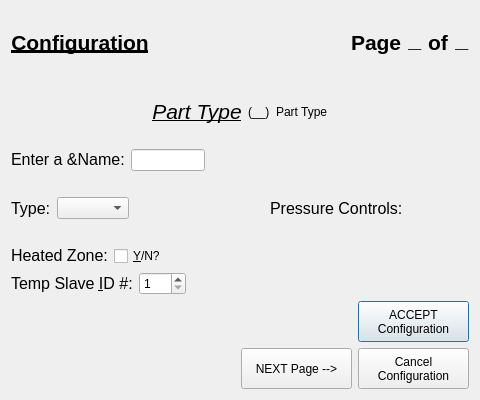
<?xml version="1.0" encoding="UTF-8"?>
<ui version="4.0">
 <class>ConfigureDialog2</class>
 <widget class="QDialog" name="ConfigureDialog2">
  <property name="geometry">
   <rect>
    <x>0</x>
    <y>0</y>
    <width>480</width>
    <height>400</height>
   </rect>
  </property>
  <property name="windowTitle">
   <string>Dialog</string>
  </property>
  <layout class="QHBoxLayout" name="horizontalLayout_11">
   <item>
    <layout class="QVBoxLayout" name="verticalLayout_2">
     <item>
      <layout class="QHBoxLayout" name="horizontalLayout">
       <item>
        <widget class="QLabel" name="label_3">
         <property name="text">
          <string>&lt;!DOCTYPE HTML PUBLIC &quot;-//W3C//DTD HTML 4.0//EN&quot; &quot;http://www.w3.org/TR/REC-html40/strict.dtd&quot;&gt;
&lt;html&gt;&lt;head&gt;&lt;meta name=&quot;qrichtext&quot; content=&quot;1&quot; /&gt;&lt;style type=&quot;text/css&quot;&gt;
p, li { white-space: pre-wrap; }
&lt;/style&gt;&lt;/head&gt;&lt;body style=&quot; font-family:'MS Shell Dlg 2'; font-size:8.25pt; font-weight:400; font-style:normal;&quot;&gt;
&lt;p align=&quot;center&quot; style=&quot; margin-top:0px; margin-bottom:0px; margin-left:0px; margin-right:0px; -qt-block-indent:0; text-indent:0px;&quot;&gt;&lt;span style=&quot; font-size:16pt; font-weight:600; text-decoration: underline;&quot;&gt;Configuration&lt;/span&gt;&lt;/p&gt;&lt;/body&gt;&lt;/html&gt;</string>
         </property>
        </widget>
       </item>
       <item>
        <spacer name="horizontalSpacer">
         <property name="orientation">
          <enum>Qt::Horizontal</enum>
         </property>
         <property name="sizeHint" stdset="0">
          <size>
           <width>268</width>
           <height>20</height>
          </size>
         </property>
        </spacer>
       </item>
       <item>
        <widget class="QLabel" name="pageLabel">
         <property name="text">
          <string>&lt;!DOCTYPE HTML PUBLIC &quot;-//W3C//DTD HTML 4.0//EN&quot; &quot;http://www.w3.org/TR/REC-html40/strict.dtd&quot;&gt;
&lt;html&gt;&lt;head&gt;&lt;meta name=&quot;qrichtext&quot; content=&quot;1&quot; /&gt;&lt;style type=&quot;text/css&quot;&gt;
p, li { white-space: pre-wrap; }
&lt;/style&gt;&lt;/head&gt;&lt;body style=&quot; font-family:'MS Shell Dlg 2'; font-size:8.25pt; font-weight:400; font-style:normal;&quot;&gt;
&lt;p style=&quot; margin-top:0px; margin-bottom:0px; margin-left:0px; margin-right:0px; -qt-block-indent:0; text-indent:0px;&quot;&gt;&lt;span style=&quot; font-size:16pt; font-weight:600;&quot;&gt;Page&lt;/span&gt;&lt;/p&gt;&lt;/body&gt;&lt;/html&gt;</string>
         </property>
        </widget>
       </item>
       <item>
        <widget class="QLabel" name="curPageLabel">
         <property name="text">
          <string>__</string>
         </property>
        </widget>
       </item>
       <item>
        <widget class="QLabel" name="pageLabel_2">
         <property name="text">
          <string>&lt;!DOCTYPE HTML PUBLIC &quot;-//W3C//DTD HTML 4.0//EN&quot; &quot;http://www.w3.org/TR/REC-html40/strict.dtd&quot;&gt;
&lt;html&gt;&lt;head&gt;&lt;meta name=&quot;qrichtext&quot; content=&quot;1&quot; /&gt;&lt;style type=&quot;text/css&quot;&gt;
p, li { white-space: pre-wrap; }
&lt;/style&gt;&lt;/head&gt;&lt;body style=&quot; font-family:'MS Shell Dlg 2'; font-size:8.25pt; font-weight:400; font-style:normal;&quot;&gt;
&lt;p style=&quot; margin-top:0px; margin-bottom:0px; margin-left:0px; margin-right:0px; -qt-block-indent:0; text-indent:0px;&quot;&gt;&lt;span style=&quot; font-size:16pt; font-weight:600;&quot;&gt;of&lt;/span&gt;&lt;/p&gt;&lt;/body&gt;&lt;/html&gt;</string>
         </property>
        </widget>
       </item>
       <item>
        <widget class="QLabel" name="totPageLabel">
         <property name="text">
          <string>__</string>
         </property>
        </widget>
       </item>
      </layout>
     </item>
     <item>
      <layout class="QHBoxLayout" name="horizontalLayout_4">
       <item>
        <spacer name="horizontalSpacer_3">
         <property name="orientation">
          <enum>Qt::Horizontal</enum>
         </property>
         <property name="sizeHint" stdset="0">
          <size>
           <width>198</width>
           <height>20</height>
          </size>
         </property>
        </spacer>
       </item>
       <item>
        <layout class="QHBoxLayout" name="horizontalLayout_2">
         <item>
          <widget class="QLabel" name="typeLabel">
           <property name="text">
            <string>&lt;!DOCTYPE HTML PUBLIC &quot;-//W3C//DTD HTML 4.0//EN&quot; &quot;http://www.w3.org/TR/REC-html40/strict.dtd&quot;&gt;
&lt;html&gt;&lt;head&gt;&lt;meta name=&quot;qrichtext&quot; content=&quot;1&quot; /&gt;&lt;style type=&quot;text/css&quot;&gt;
p, li { white-space: pre-wrap; }
&lt;/style&gt;&lt;/head&gt;&lt;body style=&quot; font-family:'MS Shell Dlg 2'; font-size:8.25pt; font-weight:400; font-style:normal;&quot;&gt;
&lt;p align=&quot;center&quot; style=&quot; margin-top:0px; margin-bottom:0px; margin-left:0px; margin-right:0px; -qt-block-indent:0; text-indent:0px;&quot;&gt;&lt;span style=&quot; font-size:16pt; font-style:italic; text-decoration: underline;&quot;&gt;Part Type&lt;/span&gt;&lt;/p&gt;&lt;/body&gt;&lt;/html&gt;</string>
           </property>
          </widget>
         </item>
         <item>
          <widget class="QLabel" name="totTypeLabel">
           <property name="text">
            <string>(__)</string>
           </property>
          </widget>
         </item>
         <item>
          <widget class="QLabel" name="partTypeHiddenLabel">
           <property name="text">
            <string>Part Type</string>
           </property>
          </widget>
         </item>
        </layout>
       </item>
       <item>
        <spacer name="horizontalSpacer_4">
         <property name="orientation">
          <enum>Qt::Horizontal</enum>
         </property>
         <property name="sizeHint" stdset="0">
          <size>
           <width>198</width>
           <height>20</height>
          </size>
         </property>
        </spacer>
       </item>
      </layout>
     </item>
     <item>
      <layout class="QHBoxLayout" name="horizontalLayout_3">
       <item>
        <widget class="QLabel" name="label_2">
         <property name="text">
          <string>&lt;!DOCTYPE HTML PUBLIC &quot;-//W3C//DTD HTML 4.0//EN&quot; &quot;http://www.w3.org/TR/REC-html40/strict.dtd&quot;&gt;
&lt;html&gt;&lt;head&gt;&lt;meta name=&quot;qrichtext&quot; content=&quot;1&quot; /&gt;&lt;style type=&quot;text/css&quot;&gt;
p, li { white-space: pre-wrap; }
&lt;/style&gt;&lt;/head&gt;&lt;body style=&quot; font-family:'MS Shell Dlg 2'; font-size:8.25pt; font-weight:400; font-style:normal;&quot;&gt;
&lt;p style=&quot; margin-top:0px; margin-bottom:0px; margin-left:0px; margin-right:0px; -qt-block-indent:0; text-indent:0px;&quot;&gt;&lt;span style=&quot; font-size:12pt;&quot;&gt;Enter a &amp;amp;Name:&lt;/span&gt;&lt;/p&gt;&lt;/body&gt;&lt;/html&gt;</string>
         </property>
        </widget>
       </item>
       <item>
        <widget class="QLineEdit" name="lineEdit"/>
       </item>
       <item>
        <spacer name="horizontalSpacer_2">
         <property name="orientation">
          <enum>Qt::Horizontal</enum>
         </property>
         <property name="sizeHint" stdset="0">
          <size>
           <width>298</width>
           <height>20</height>
          </size>
         </property>
        </spacer>
       </item>
      </layout>
     </item>
     <item>
      <layout class="QHBoxLayout" name="horizontalLayout_5">
       <item>
        <widget class="QLabel" name="typeLabel_2">
         <property name="text">
          <string>&lt;!DOCTYPE HTML PUBLIC &quot;-//W3C//DTD HTML 4.0//EN&quot; &quot;http://www.w3.org/TR/REC-html40/strict.dtd&quot;&gt;
&lt;html&gt;&lt;head&gt;&lt;meta name=&quot;qrichtext&quot; content=&quot;1&quot; /&gt;&lt;style type=&quot;text/css&quot;&gt;
p, li { white-space: pre-wrap; }
&lt;/style&gt;&lt;/head&gt;&lt;body style=&quot; font-family:'MS Shell Dlg 2'; font-size:8.25pt; font-weight:400; font-style:normal;&quot;&gt;
&lt;p style=&quot; margin-top:0px; margin-bottom:0px; margin-left:0px; margin-right:0px; -qt-block-indent:0; text-indent:0px;&quot;&gt;&lt;span style=&quot; font-size:12pt;&quot;&gt;Type:&lt;/span&gt;&lt;/p&gt;&lt;/body&gt;&lt;/html&gt;</string>
         </property>
        </widget>
       </item>
       <item>
        <widget class="QComboBox" name="typeComboBox"/>
       </item>
       <item>
        <spacer name="horizontalSpacer_10">
         <property name="orientation">
          <enum>Qt::Horizontal</enum>
         </property>
         <property name="sizeHint" stdset="0">
          <size>
           <width>178</width>
           <height>20</height>
          </size>
         </property>
        </spacer>
       </item>
       <item>
        <widget class="QLabel" name="label_7">
         <property name="text">
          <string>&lt;!DOCTYPE HTML PUBLIC &quot;-//W3C//DTD HTML 4.0//EN&quot; &quot;http://www.w3.org/TR/REC-html40/strict.dtd&quot;&gt;
&lt;html&gt;&lt;head&gt;&lt;meta name=&quot;qrichtext&quot; content=&quot;1&quot; /&gt;&lt;style type=&quot;text/css&quot;&gt;
p, li { white-space: pre-wrap; }
&lt;/style&gt;&lt;/head&gt;&lt;body style=&quot; font-family:'MS Shell Dlg 2'; font-size:8.25pt; font-weight:400; font-style:normal;&quot;&gt;
&lt;p style=&quot; margin-top:0px; margin-bottom:0px; margin-left:0px; margin-right:0px; -qt-block-indent:0; text-indent:0px;&quot;&gt;&lt;span style=&quot; font-size:12pt;&quot;&gt;Pressure Controls:&lt;/span&gt;&lt;/p&gt;&lt;/body&gt;&lt;/html&gt;</string>
         </property>
        </widget>
       </item>
       <item>
        <spacer name="horizontalSpacer_5">
         <property name="orientation">
          <enum>Qt::Horizontal</enum>
         </property>
         <property name="sizeHint" stdset="0">
          <size>
           <width>108</width>
           <height>20</height>
          </size>
         </property>
        </spacer>
       </item>
      </layout>
     </item>
     <item>
      <layout class="QHBoxLayout" name="horizontalLayout_6">
       <item>
        <widget class="QLabel" name="heatedLabel">
         <property name="text">
          <string>&lt;!DOCTYPE HTML PUBLIC &quot;-//W3C//DTD HTML 4.0//EN&quot; &quot;http://www.w3.org/TR/REC-html40/strict.dtd&quot;&gt;
&lt;html&gt;&lt;head&gt;&lt;meta name=&quot;qrichtext&quot; content=&quot;1&quot; /&gt;&lt;style type=&quot;text/css&quot;&gt;
p, li { white-space: pre-wrap; }
&lt;/style&gt;&lt;/head&gt;&lt;body style=&quot; font-family:'MS Shell Dlg 2'; font-size:8.25pt; font-weight:400; font-style:normal;&quot;&gt;
&lt;p style=&quot; margin-top:0px; margin-bottom:0px; margin-left:0px; margin-right:0px; -qt-block-indent:0; text-indent:0px;&quot;&gt;&lt;span style=&quot; font-size:12pt;&quot;&gt;Heated Zone:&lt;/span&gt;&lt;/p&gt;&lt;/body&gt;&lt;/html&gt;</string>
         </property>
        </widget>
       </item>
       <item>
        <widget class="QCheckBox" name="heatedCheckBox">
         <property name="text">
          <string>&amp;Y/N?</string>
         </property>
        </widget>
       </item>
       <item>
        <spacer name="horizontalSpacer_6">
         <property name="orientation">
          <enum>Qt::Horizontal</enum>
         </property>
         <property name="sizeHint" stdset="0">
          <size>
           <width>428</width>
           <height>20</height>
          </size>
         </property>
        </spacer>
       </item>
      </layout>
     </item>
     <item>
      <layout class="QHBoxLayout" name="horizontalLayout_7">
       <item>
        <widget class="QLabel" name="label_4">
         <property name="text">
          <string>&lt;!DOCTYPE HTML PUBLIC &quot;-//W3C//DTD HTML 4.0//EN&quot; &quot;http://www.w3.org/TR/REC-html40/strict.dtd&quot;&gt;
&lt;html&gt;&lt;head&gt;&lt;meta name=&quot;qrichtext&quot; content=&quot;1&quot; /&gt;&lt;style type=&quot;text/css&quot;&gt;
p, li { white-space: pre-wrap; }
&lt;/style&gt;&lt;/head&gt;&lt;body style=&quot; font-family:'MS Shell Dlg 2'; font-size:8.25pt; font-weight:400; font-style:normal;&quot;&gt;
&lt;p style=&quot; margin-top:0px; margin-bottom:0px; margin-left:0px; margin-right:0px; -qt-block-indent:0; text-indent:0px;&quot;&gt;&lt;span style=&quot; font-size:12pt;&quot;&gt;Temp Slave &amp;amp;ID #:&lt;/span&gt;&lt;/p&gt;&lt;/body&gt;&lt;/html&gt;</string>
         </property>
         <property name="buddy">
          <cstring>tempSlaveIDSpinBox</cstring>
         </property>
        </widget>
       </item>
       <item>
        <widget class="QSpinBox" name="tempSlaveIDSpinBox">
         <property name="minimum">
          <number>1</number>
         </property>
         <property name="maximum">
          <number>247</number>
         </property>
        </widget>
       </item>
       <item>
        <spacer name="horizontalSpacer_7">
         <property name="orientation">
          <enum>Qt::Horizontal</enum>
         </property>
         <property name="sizeHint" stdset="0">
          <size>
           <width>358</width>
           <height>20</height>
          </size>
         </property>
        </spacer>
       </item>
      </layout>
     </item>
     <item>
      <layout class="QHBoxLayout" name="horizontalLayout_10">
       <item>
        <spacer name="horizontalSpacer_9">
         <property name="orientation">
          <enum>Qt::Horizontal</enum>
         </property>
         <property name="sizeHint" stdset="0">
          <size>
           <width>338</width>
           <height>20</height>
          </size>
         </property>
        </spacer>
       </item>
       <item>
        <layout class="QVBoxLayout" name="verticalLayout">
         <item>
          <layout class="QHBoxLayout" name="horizontalLayout_9">
           <item>
            <spacer name="horizontalSpacer_8">
             <property name="orientation">
              <enum>Qt::Horizontal</enum>
             </property>
             <property name="sizeHint" stdset="0">
              <size>
               <width>108</width>
               <height>20</height>
              </size>
             </property>
            </spacer>
           </item>
           <item>
            <widget class="QPushButton" name="acceptConfig">
             <property name="minimumSize">
              <size>
               <width>111</width>
               <height>41</height>
              </size>
             </property>
             <property name="maximumSize">
              <size>
               <width>111</width>
               <height>41</height>
              </size>
             </property>
             <property name="text">
              <string>ACCEPT
Configuration</string>
             </property>
            </widget>
           </item>
          </layout>
         </item>
         <item>
          <layout class="QHBoxLayout" name="horizontalLayout_8">
           <item>
            <widget class="QPushButton" name="nextButton">
             <property name="minimumSize">
              <size>
               <width>111</width>
               <height>41</height>
              </size>
             </property>
             <property name="maximumSize">
              <size>
               <width>111</width>
               <height>41</height>
              </size>
             </property>
             <property name="text">
              <string>NEXT Page --&gt;</string>
             </property>
            </widget>
           </item>
           <item>
            <widget class="QPushButton" name="cancelButton">
             <property name="minimumSize">
              <size>
               <width>111</width>
               <height>41</height>
              </size>
             </property>
             <property name="maximumSize">
              <size>
               <width>111</width>
               <height>41</height>
              </size>
             </property>
             <property name="text">
              <string>Cancel
Configuration</string>
             </property>
            </widget>
           </item>
          </layout>
         </item>
        </layout>
       </item>
      </layout>
     </item>
    </layout>
   </item>
  </layout>
 </widget>
 <tabstops>
  <tabstop>lineEdit</tabstop>
  <tabstop>typeComboBox</tabstop>
  <tabstop>heatedCheckBox</tabstop>
  <tabstop>tempSlaveIDSpinBox</tabstop>
  <tabstop>nextButton</tabstop>
  <tabstop>acceptConfig</tabstop>
  <tabstop>cancelButton</tabstop>
 </tabstops>
 <resources/>
 <connections/>
</ui>
